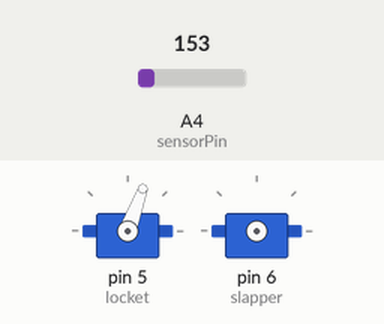
Recording of a sketch running on a simulated Arduino Uno, built with avr-gcc and run on an emulated ATmega328P. Parts: 2 × servo. The inputs (shaded band) are chosen by the test bench; at power-on: A4 (sensorPin) = 153.

Above: at 2.2 s.
2.3 s: A4 (sensorPin) set to 166
At 4.8 s:
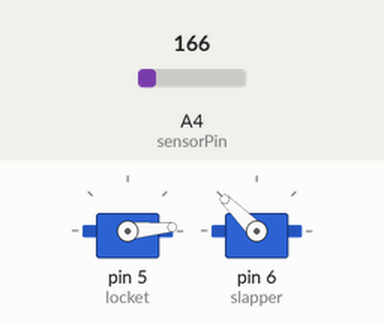
Timing chart, 0 to 6.3 s (numbered marks = the images above; inputs shaded):
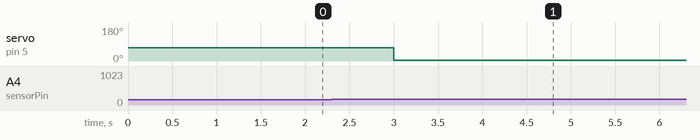

Measured:
- the behaviour switches between 154 and 155 on A4 (sensorPin) (found by bisection; images 0 and 1)
- after the input at 2.3 s, servo on pin 5 (locket): 70° → 5° after 0.70 s

The sketch:

DemonBot1.ino
```cpp
//TMP36 Pin Variables
#include <Servo.h>
int sensorPin = 4; //the analog pin the TMP36's Vout (sense) pin is connected to
                        //the resolution is 10 mV / degree centigrade with a
                        //500 mV offset to allow for negative temperatures
Servo slapperServo;
Servo locketServo;
int slapper = 6;
int locket = 5;

bool flag = false;
int lastTemp = 27.0;
int lastChange = 0.0;
/*
 * setup() - this function runs once when you turn your Arduino on
 * We initialize the serial connection with the computer
 */
void setup()
{

locketServo.attach(locket);
locketServo.write(70);
delay(1000);

locketServo.detach();
  int reading = analogRead(sensorPin);
 Serial.begin(9600);
 // converting that reading to voltage, for 3.3v arduino use 3.3
 int voltage = reading * 5.0;


 // now print out the temperature
  lastTemp = (voltage - 512);
//  Serial.println(lastTemp);
//  Serial.println("----");
}

void loop()                     // run over and over again
{
 //getting the voltage reading from the temperature sensor
 int reading = analogRead(sensorPin);

 // converting that reading to voltage, for 3.3v arduino use 3.3
 int voltage = reading * 5.0;


 // now print out the temperature
int temperatureC = (voltage - 512) ;  //converting from 10 mv per degree wit 500 mV offset
 int change = -(lastTemp-temperatureC);
// Serial.println(temperatureC);
// Serial.println(change);

 if(flag ==true){
  if(change<=-10 && lastChange<=-10){
    turnOff();
  }
 }
 else{
  if(change>=10){
    turnOn();
  }
 }

 lastChange = change;
 lastTemp = temperatureC;
//  Serial.println(lastTemp);
//  Serial.println(lastChange);
//  Serial.println("----");
 digitalWrite(1, HIGH);
 delay(2000);                                     //waiting a second
}

void turnOn(){
  flag = true;
  locketServo.attach(locket);
  locketServo.write(5);
  delay(1000);
  locketServo.detach();
  slapperServo.attach(slapper);
  slapperServo.write(135);
}
void turnOff(){
  flag = false;
  locketServo.attach(locket);
  locketServo.write(70);
   delay(500);
  locketServo.detach();

  slapperServo.write(0);
   delay(500);
  slapperServo.detach();
}
```
